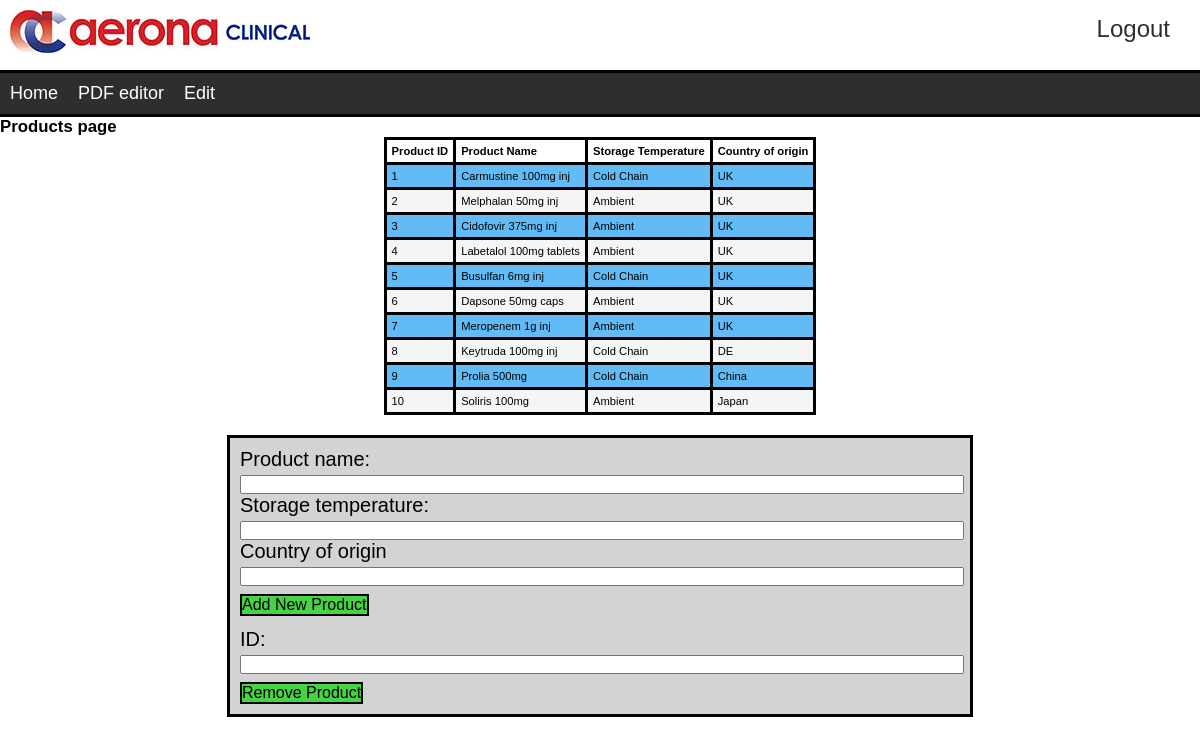
Before: /Products (signed in) with the older database file.
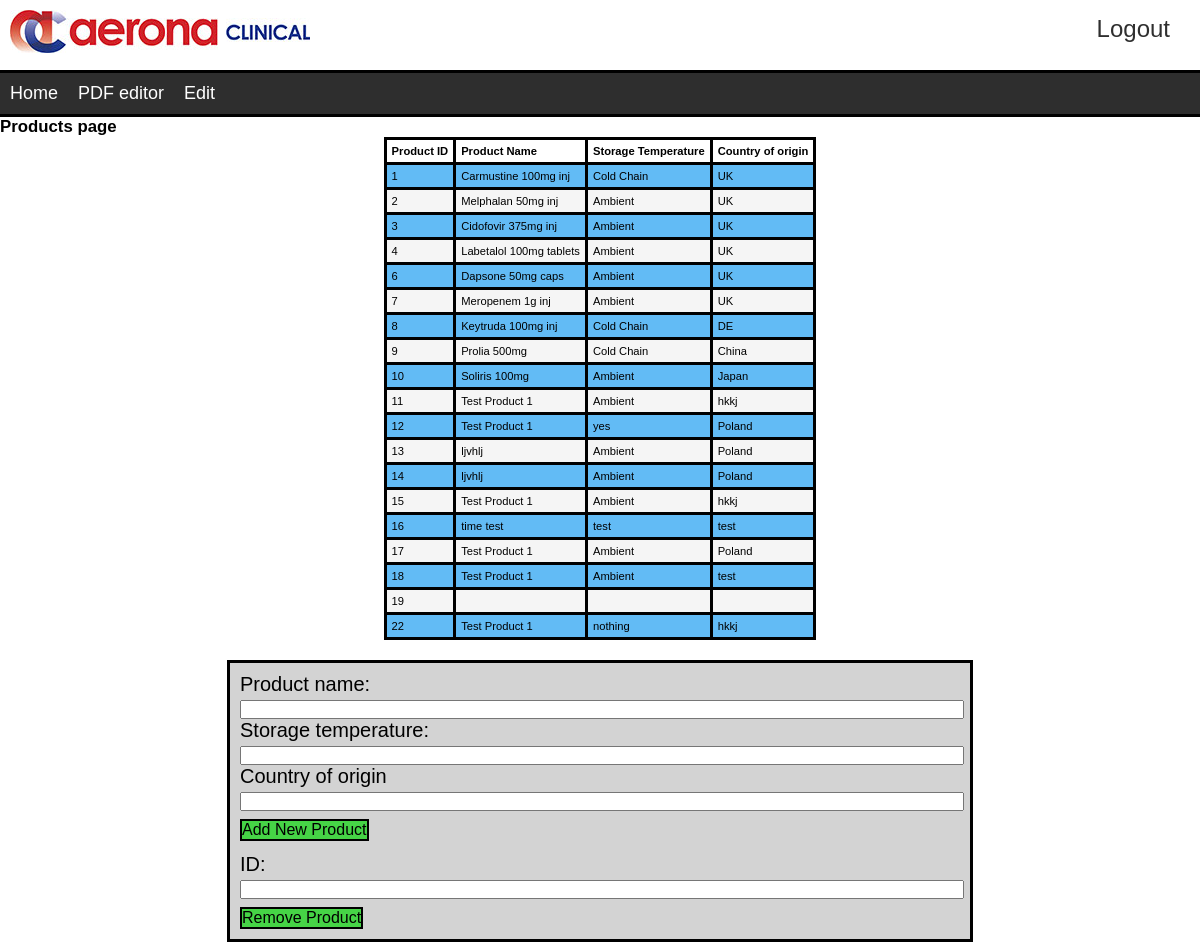
After: the same page with the newer database file.
### tables this page shows
CREATE TABLE `Items` (
  `itemID`		INTEGER NOT NULL PRIMARY KEY AUTOINCREMENT,
  `productName`	TEXT NOT NULL,
  `temperature`	TEXT NOT NULL,
  `origin`  TEXT NOT NULL
);

### server.py (the view, shortened to what this page needs)
@app.route("/Products", methods = ['POST','GET','DELETE'])
def products():
    if request.method == 'GET':
        if session['usertype'] == None:
            return render_template('login.html', msg='Log in to use site')
        else:
            if checkAdmin():
                db = sqlite3.connect("database.db")
                curs = db.cursor()
                curs.execute("SELECT * FROM Items")
                results = curs.fetchall()
                curs.close()
                db.close()
                return render_template("products.html", data = results)
            else:
                return render_template("home.html")

### server.py (called while the page is built)
def checkAdmin():
    usertype = "null"
    if "usertype" in session:
        usertype = escape(session['usertype'])
    return usertype == "Admin"

### templates/products.html (shortened to what this page needs)
{%extends 'index.html'%}
{%block mainBlock%}
<h2>Products page</h2>
<section id = "productinfo">
  <table class="customerTable">
    <thead>
       <td>Product ID</td>
       <td>Product Name</td>
       <td>Storage Temperature</td>
       <td>Country of origin</td>
    </thead>
    {% for row in data %}
    <tr>
    <td>{{row[0]}}</td>
    <td>{{row[1]}}</td>
    <td>{{row[2]}}</td>
    <td>{{row[3]}}</td>
    </tr>
    {% endfor %}
  </table>
</section>
<div class="customerAdminPanel">
  <form id="addProduct" onsubmit="return addProduct()">
    <label>Product name:<input type = "text" name = "productName" required><br></label>
    <label>Storage temperature:<input type = "text" name = "productTemp" required><br></label>
    <label>Country of origin<input type = "text" name = "countryOO" required><br></label>
    <button type = "submit" onclick="setTimeout(pageReload,100);"> Add New Product </button>
  </form> <br>
  <form id="delProduct" onsubmit="return delProduct()">
    <label>ID:<input type = "text" name = "productID" required><br></label>
    <button type = "submit" onclick="setTimeout(pageReload,100);" > Remove Product </button>
  </form>
{%endblock%}

Changed rows visible on the page:
removed Items: itemID "5", productName "Busulfan 6mg inj", temperature "Cold Chain", origin "UK"
added Items: itemID "11", productName "Test Product 1", temperature "Ambient", origin "hkkj"
added Items: itemID "12", productName "Test Product 1", temperature "yes", origin "Poland"
added Items: itemID "13", productName "ljvhlj", temperature "Ambient", origin "Poland"
added Items: itemID "14", productName "ljvhlj", temperature "Ambient", origin "Poland"
added Items: itemID "15", productName "Test Product 1", temperature "Ambient", origin "hkkj"
added Items: itemID "16", productName "time test", temperature "test", origin "test"
added Items: itemID "17", productName "Test Product 1", temperature "Ambient", origin "Poland"
added Items: itemID "18", productName "Test Product 1", temperature "Ambient", origin "test"
added Items: itemID "19"
added Items: itemID "22", productName "Test Product 1", temperature "nothing", origin "hkkj"
